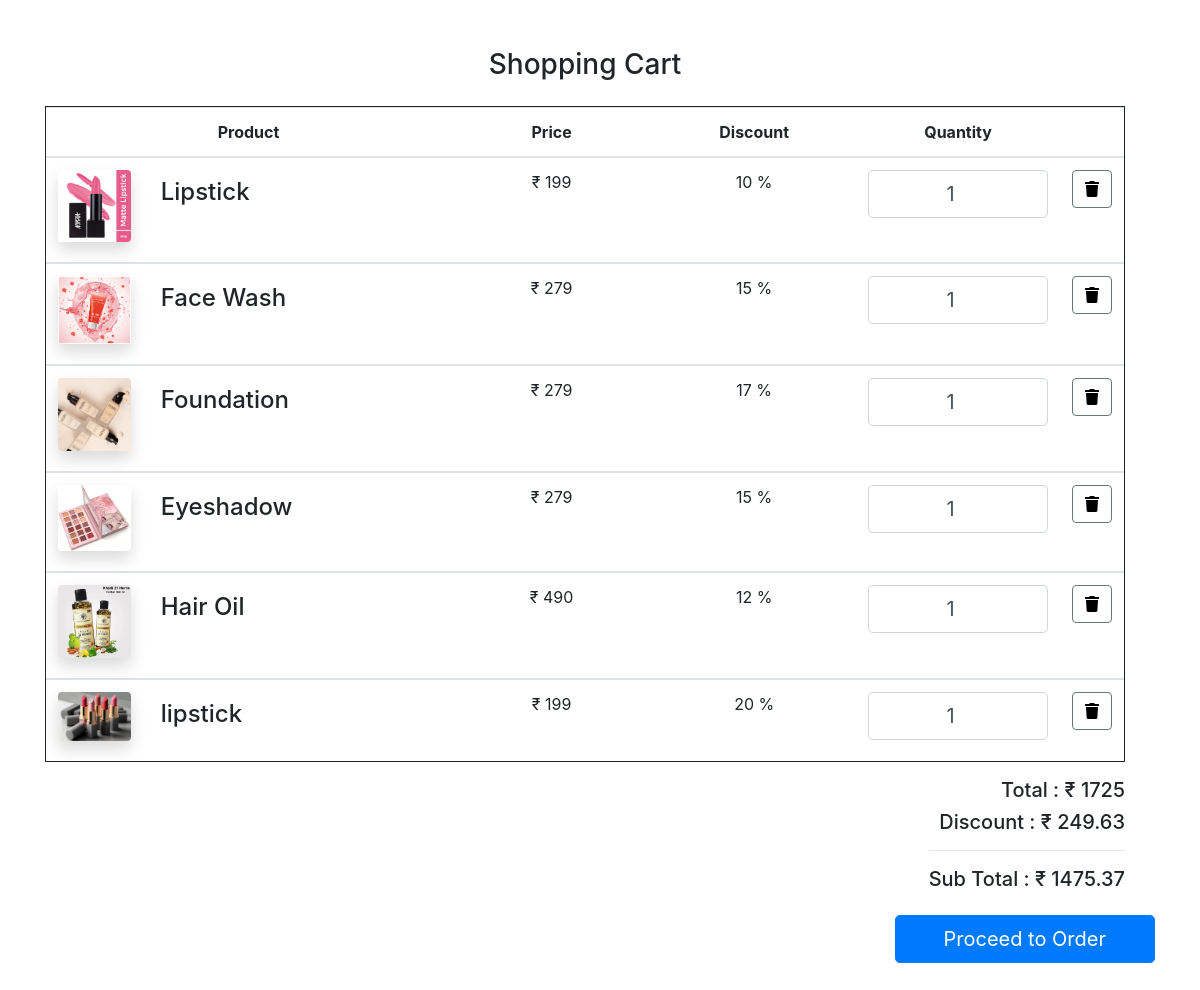
/checkout (signed in), run on an earlier commit of the app's database.
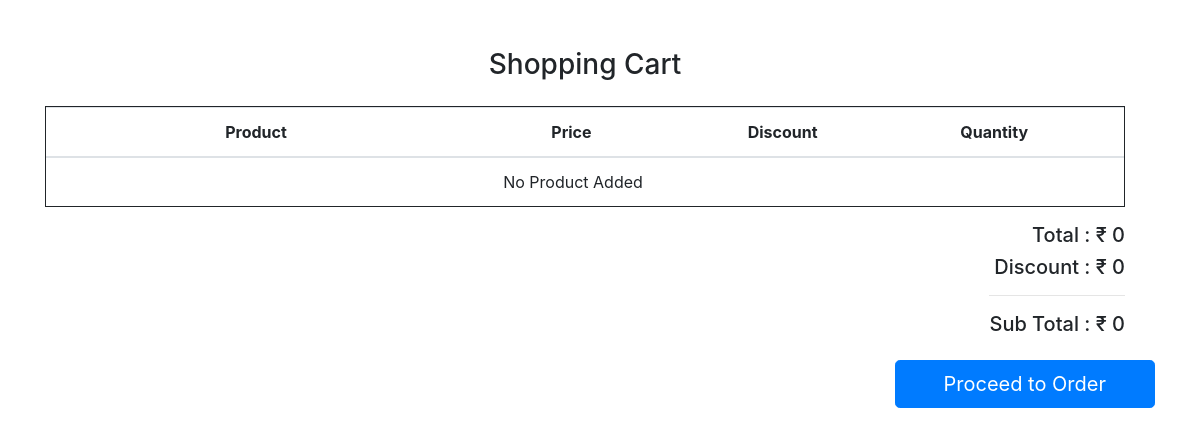
And on a later commit of the database.
### tables this page shows
CREATE TABLE `cart` (
  `cart_id` int(11) NOT NULL,
  `p_id` int(11) NOT NULL,
  `c_id` int(11) NOT NULL,
  `p_quantity` int(11) NOT NULL,
  `p_price` float NOT NULL,
  `p_amount` float NOT NULL,
  `status` int(11) NOT NULL DEFAULT 0
);

CREATE TABLE `pro` (
  `p_id` int(11) NOT NULL,
  `sc_id` int(11) NOT NULL,
  `p_name` varchar(30) NOT NULL,
  `p_price` float NOT NULL,
  `p_image` varchar(20) NOT NULL,
  `p_des` varchar(200) NOT NULL,
  `p_discount` int(11) NOT NULL
);

### index.php (called while the page is built)
<?php require_once("Controller/controller.php");?>

### Model/model.php (called while the page is built, shortened)
<?php
class Model
{
    public $connection = "";
    public function __construct()
    {
        try {
            $this->connection = new mysqli("localhost", "root", "", "masterdatabase");
        } catch (\Throwable $th) {
            if (!file_exists("log")) {
                mkdir("log");
            }
            $ErrorMsg = PHP_EOL . "Error Msg >>>" . $th->getMessage() . PHP_EOL;
            $ErrorMsg .= "Error dateTime >>>" . date("d-m-Y H:i:s A") . PHP_EOL;
            $fileName = date('d_m_Y') . "_Error_log.txt";
            file_put_contents("log/" . $fileName, $ErrorMsg, FILE_APPEND);
        }
    }
    function selectjoin($tbl1, $where, $condition="")
    {
        $SQL="SELECT * FROM $tbl1";
        foreach ($where as $key => $value) {
            $SQL .= " LEFT JOIN $key on $value";
        }
        if ($condition != "") {
            $SQL .= " WHERE ";
            foreach ($condition as $key => $value) {
                $SQL .= "$key = $value";
            }
            $SQL = rtrim($SQL, "AND");
        }
        $SQLEX = $this->connection->query($SQL);
        if ($SQLEX->num_rows > 0) {
            while ($row = $SQLEX->fetch_object()) {
                $Data[] = $row;
            }
            $Res['Code'] = 1;
            $Res['Data'] = $Data;
            $Res['Msg'] = "Success";
        } else {
            $Res['Code'] = 0;
            $Res['Data'] = 0;
            $Res['Msg'] = "Try again";
        }
        return $Res;
    }
}
?>

### Views/checkout.php (the view, shortened to what the changed rows need)
<!DOCTYPE html>
<html lang="en">
<head>
    <link rel="stylesheet" href="https://code.jquery.com/jquery-3.3.1.slim.min.js">
    <link rel="stylesheet" href="https://stackpath.bootstrapcdn.com/bootstrap/4.1.0/css/bootstrap.min.css">
    <link rel="stylesheet" href="https://cdnjs.cloudflare.com/ajax/libs/popper.js/1.14.0/umd/popper.min.js">
    <link rel="stylesheet" href="https://stackpath.bootstrapcdn.com/bootstrap/4.1.0/js/bootstrap.min.js">
    <link rel="stylesheet" href="https://cdnjs.cloudflare.com/ajax/libs/font-awesome/5.11.2/css/all.min.css">
</head>
<body>
    <section class="pt-5 pb-5">
        <div class="container">
            <div class="row w-100">
                <div class="col-lg-12 col-md-12 col-12">
                    <h3 class="display-5 mb-4 text-center">Shopping Cart</h3>
                    <table id="shoppingCart" class="table text-center table-responsive"
                        style="border: solid 1px;">
                        <thead>
                            <tr>
                                <th style="width:40%">Product</th>
                                <th style="width:20%">Price</th>
                                <th style="width:20%">Discount</th>
                                <th style="width:20%">Quantity</th>
                                <th style="width:20%"></th>
                            </tr>
                        </thead>
                        <?php
                        $totalprice = 0;
                        $discount = 0;
                        $finalamount = 0;
                        if ($checkout['Code'] == 1) {
                            foreach ($checkout['Data'] as $key => $value) {
                                $totalprice += ($value->p_price * $value->p_quantity);
                                $discount += ($value->p_price * $value->p_discount / 100) * $value->p_quantity;
                                $finalamount = $totalprice - $discount;
                                ?>
                                <tbody>
                                    <tr>
                                        <td data-th="Product">
                                            <div class="row">
                                                <div class="col-md-3 text-left">
                                                    <img src="<?php echo $this->base_url . "images/" . $value->p_image ?>"
                                                        alt="" class="img-fluid d-none d-md-block rounded mb-2 shadow ">
                                                </div>
                                                <div class="col-md-9 text-left mt-sm-2">
                                                    <h4>
                                                        <?php echo $value->p_name ?>
                                                    </h4>
                                                </div>
                                            </div>
                                        </td>
                                        <td data-th="Price">&#8377;
                                            <?php echo $value->p_price ?>
                                        </td>
                                        <td data-th="Discount">
                                            <?php echo $value->p_discount . " %" ?>
                                        </td>
                                        <td data-th="Quantity">
                                            <input type="number" class="form-control form-control-lg text-center"
                                                value="<?php echo $value->p_quantity ?>">
                                        </td>
                                        <td class="actions" data-th="">
                                            <div class="text-right">
                                                <a href="deletecheckout?cart_id=<?php echo $value->cart_id ?>">
                                                    <button class="btn btn-white border-secondary bg-white btn-md mb-2">
                                                        <i class="fas fa-trash"></i>
                                                    </button>
                                                </a>
                                            </div>
                                        </td>
                                    </tr>
                                </tbody>
                                <?php
                            }
                        } else { ?>
                            <tbody>
                                <tr>
                                    <td colspan="4" class="fw-semibold text-center m-2">No Product Added</td>
                                </tr>
                            </tbody>
                        <?php } ?>
                    </table>
                    <div class="float-right text-right">
                        <h5>Total : ₹
                            <?php echo $totalprice ?>
                        </h5>
                        <h5>Discount : ₹
                            <?php echo $discount ?>
                        </h5>
                        <hr>
                        <h5>Sub Total : ₹
                            <?php echo $finalamount ?>
                        </h5>
                    </div>
                </div>
            </div>
            <div class="row mt-3 d-flex align-items-center">
                <div class="col-sm-6 order-md-2 text-right">
                    <form action="buynow" method="post">
                        <input type="submit" class="btn btn-primary mb-4 btn-lg pl-5 pr-5" value="Proceed to Order">
                    </form>
                </div>
                <div class="col-sm-6 mb-3 mb-m-1 order-md-1 text-md-left">
                </div>
            </div>
        </div>
    </section>
</body>
</html>

What changed in the data, as far as the page shows it:
removed cart: p.p_image (picture), p.p_name "Lipstick", p.p_price "199", p.p_discount "10", p_quantity "1"
removed cart: p.p_image (picture), p.p_name "Face Wash", p.p_price "279", p.p_discount "15", p_quantity "1"
removed cart: p.p_image (picture), p.p_name "Foundation", p.p_price "279", p.p_discount "17", p_quantity "1"
removed cart: p.p_image (picture), p.p_name "Eyeshadow", p.p_price "279", p.p_discount "15", p_quantity "1"
removed cart: p.p_image (picture), p.p_name "Hair Oil", p.p_price "490", p.p_discount "12", p_quantity "1"
removed cart: p.p_image (picture), p.p_name "lipstick", p.p_price "199", p.p_discount "20", p_quantity "1"
Also different on the page:
$totalprice: "1725" → "0"
$discount: "249.63" → "0"
$finalamount: "1475.37" → "0"
text now shown: "No Product Added"
